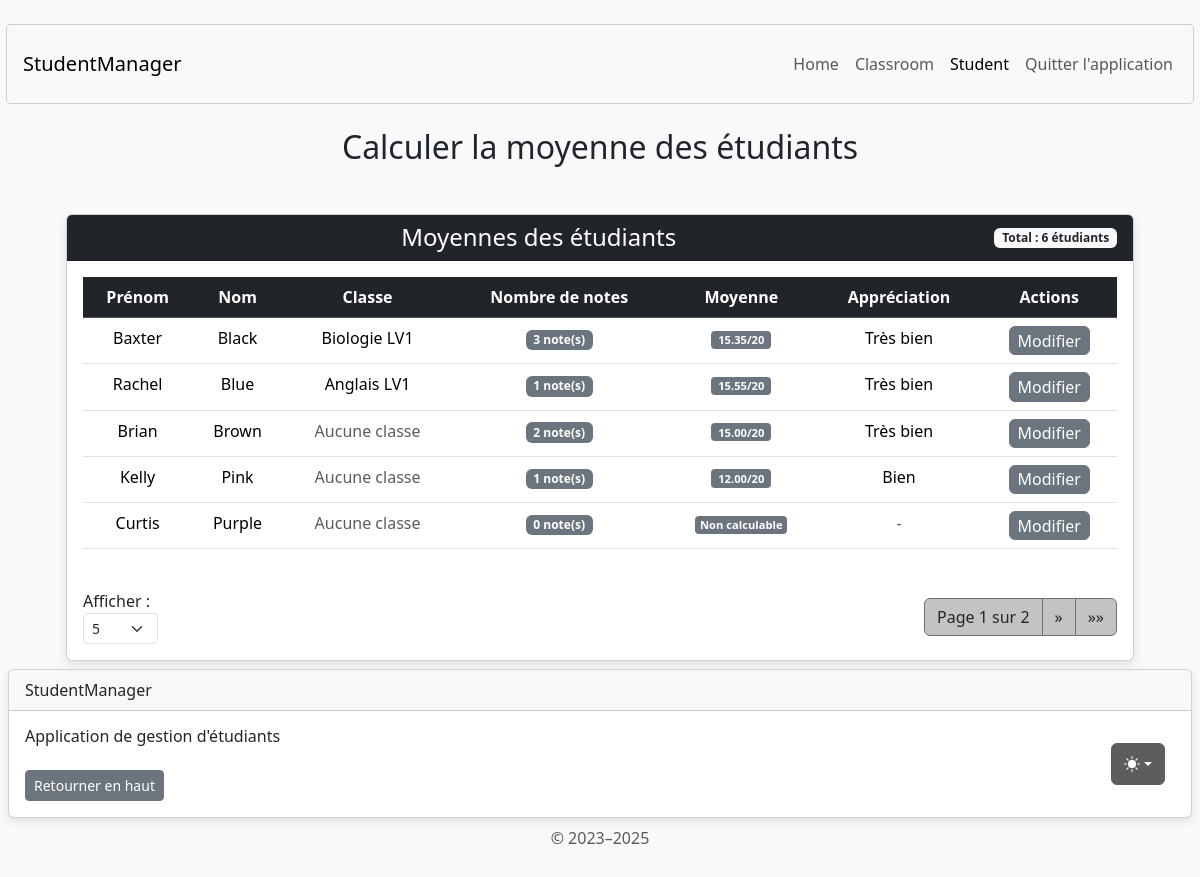
Before: /student/calculate-student-average/ with the older database file.
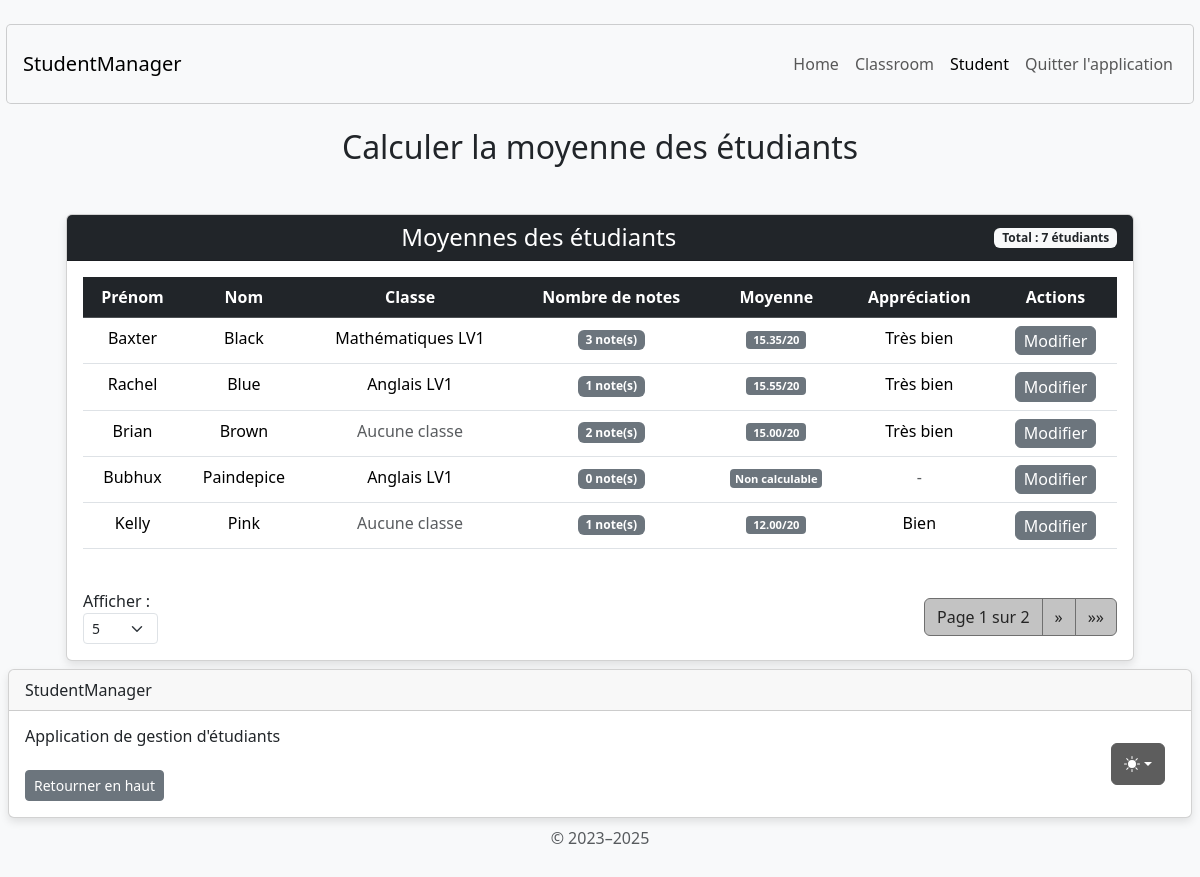
After: the same page with the newer database file.
### student/models.py (models this page shows, shortened)
class Student(AbstractUser):
    username = None
    email = models.EmailField('email address', unique=True, null=True, blank=True)
    USERNAME_FIELD = 'email'
    REQUIRED_FIELDS = []
    classroom = models.ForeignKey(
        Classroom,
        on_delete=models.SET_NULL,
        null=True,
        blank=True,
        related_name="students"
    )
    lessons = models.ManyToManyField(Lesson, through='StudentLesson', blank=True)
    groups = models.ManyToManyField(
        'auth.Group',
        blank=True,
        related_name='student_set',
        help_text='The groups this user belongs to.',
        verbose_name='groups'
    )
    user_permissions = models.ManyToManyField(
        'auth.Permission',
        blank=True,
        related_name='student_set_permissions',
        help_text='Specific permissions for this user.',
        verbose_name='user permissions'
    )

### classroom/models.py (models this page shows, shortened)
class Classroom(models.Model):
    classroom_name = models.CharField(max_length=255)
    number_of_places_available = models.PositiveIntegerField(default=0)

### student/views.py (the view)
# urls.py: path('student/calculate-student-average/', calculate_student_average_view, name='calculate_student_average'),
def calculate_student_average_view(request):
    students = Student.objects.all() \
        .order_by('last_name', 'first_name') \
        .select_related('classroom') \
        .prefetch_related('studentlesson_set__lesson')
    students_with_averages = []
    for student in students:
        valid_grades = student.studentlesson_set.exclude(grade__isnull=True).filter(grade__gte=0, grade__lte=20)
        if valid_grades.exists():
            average = valid_grades.aggregate(Avg('grade'))['grade__avg']
            average = round(average, 2) if average else None
        else:
            average = None
        students_with_averages.append({
            'student': student,
            'average': average,
            'grades_count': valid_grades.count()
        })
    try:
        items_per_page = int(request.GET.get('items_per_page', 5))
        if items_per_page not in [5, 10, 50, 100]:
            items_per_page = 5
    except (ValueError, TypeError):
        items_per_page = 5
    paginator = Paginator(students_with_averages, items_per_page)
    page_number = request.GET.get('page')
    page_obj = paginator.get_page(page_number)
    classrooms = Classroom.objects.all()
    context = {
        'page_obj': page_obj,
        'items_per_page': items_per_page,
        'per_page_options': [5, 10, 50, 100],
        'has_students': students.exists(),
        'classrooms': classrooms,
    }
    return render(request, 'student/calculate_student_average.html', context)

### student/templates/student/calculate_student_average.html (shortened to what the changed rows need)
{% extends 'home/base.html' %}
{% load static %}
{% block content %}
<body class="d-flex align-items-center py-4 bg-body-tertiary">
    <main class="container text-center">
        <h2 class="mb-4 mt-4">Calculer la moyenne des étudiants</h2>
        <div class="container mt-5">
            <div class="row justify-content-center">
                <div class="col-md-12">
                    <div class="card">
                        <div class="card-header bg-dark text-white d-flex justify-content-between align-items-center">
                            <h4 class="mb-0 flex-grow-1 text-center">Moyennes des étudiants</h4>
                            <span class="badge bg-light text-dark">
                                Total : {{ page_obj.paginator.count }} étudiants
                            </span>
                        </div>
                        <div class="card-body">
                            {% if has_students %}
                            <div class="table-responsive">
                                <table class="table table-hover">
                                    <thead class="table-dark">
                                        <tr>
                                            <th scope="col">Prénom</th>
                                            <th scope="col">Nom</th>
                                            <th scope="col">Classe</th>
                                            <th scope="col">Nombre de notes</th>
                                            <th scope="col">Moyenne</th>
                                            <th scope="col">Appréciation</th>
                                            <th scope="col">Actions</th>
                                        </tr>
                                    </thead>
                                    <tbody>
                                        {% for student_data in page_obj %}
                                        {% with student=student_data.student average=student_data.average grades_count=student_data.grades_count %}
                                        <tr>
                                            <td>{{ student.first_name }}</td>
                                            <td>{{ student.last_name }}</td>
                                            <td>
                                                {% if student.classroom %}
                                                    {{ student.classroom.classroom_name }}
                                                {% else %}
                                                    <span class="text-muted">Aucune classe</span>
                                                {% endif %}
                                            </td>
                                            <td>
                                                <span class="badge {% if grades_count > 0 %}bg-secondary{% else %}bg-secondary{% endif %}">
                                                    {{ grades_count }} note(s)
                                                </span>
                                            </td>
                                            <td>
                                                {% if average is not None %}
                                                    <span class="average-badge compact badge
                                                        {% if average >= 16 %}bg-secondary
                                                        {% elif average >= 12 %}bg-secondary
                                                        {% elif average >= 10 %}bg-secondary
                                                        {% else %}bg-danger
                                                        {% endif %} fs-6">
                                                        {{ average }}/20
                                                    </span>
                                                {% else %}
                                                    <span class="average-badge compact badge bg-secondary">Non calculable</span>
                                                {% endif %}
                                            </td>
                                            <td>
                                                {% if average is not None %}
                                                    {% if average >= 16 %}Excellent
                                                    {% elif average >= 14 %}Très bien
                                                    {% elif average >= 12 %}Bien
                                                    {% elif average >= 10 %}Assez bien
                                                    {% else %}Insuffisant
                                                    {% endif %}
                                                {% else %}
                                                    <span class="text-muted">-</span>
                                                {% endif %}
                                            </td>
                                            <td>
                                                <button type="button" class="btn btn-secondary btn-custom-hover btn-custom-padding"
                                                    data-bs-toggle="modal"
                                                    data-bs-target="#editModal{{ student.id }}">
                                                    Modifier
                                                </button>
                                            </td>
                                        </tr>
                                        {% endwith %}
                                        {% endfor %}
                                    </tbody>
                                </table>
                            </div>
                            {% else %}
                            <div class="alert alert-info" role="alert">
                                Il n'y a pas d'étudiants à afficher.
                            </div>
                            {% endif %}
                        </div>
                    </div>
                </div>
            </div>
        </div>
    </main>
</body>
{% endblock content %}

Changed rows visible on the page:
no longer on this page (row unchanged): Student: student.first_name "Curtis", student.last_name "Purple", shows "Aucune classe", grades_count "0", shows "Non calculable"
changed Student "Baxter": student.classroom.classroom_name "Biologie LV1" → "Mathématiques LV1"
added Student: student.first_name "Bubhux", student.last_name "Paindepice", student.classroom.classroom_name "Anglais LV1", grades_count "0", shows "Non calculable"
Other visible differences:
{{ page_obj.paginator.count }}: "6" → "7"
